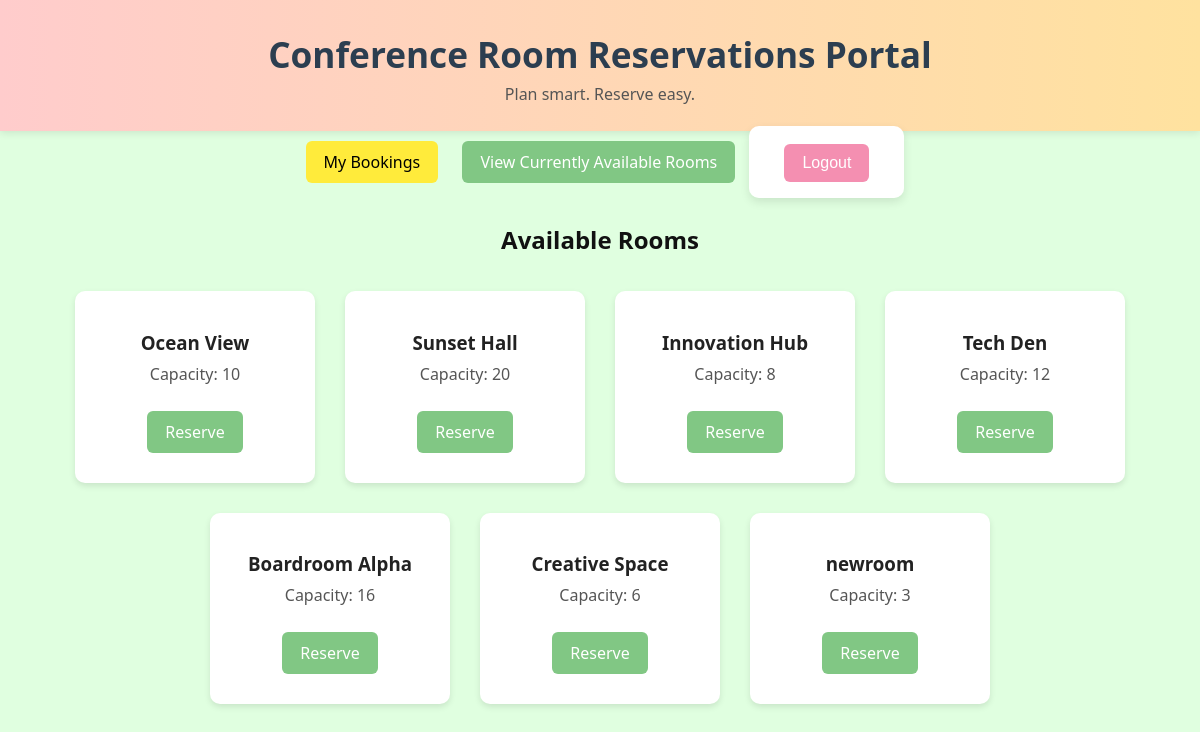
The app's page /available_rooms/ (signed in) with its own data.
### reservations/models.py (models this page shows, shortened)
class Room(models.Model):
    name = models.CharField(max_length=100)
    capacity = models.IntegerField()
    location = models.CharField(max_length=100)
    is_available = models.BooleanField(default=True)

### reservations/views.py (the view)
# urls.py: path('available_rooms/', views.available_rooms, name='available_rooms'),
@login_required
def available_rooms(request):
    rooms = Room.objects.all()
    return render(request, 'reservations/available_rooms.html', {'rooms': rooms})

### reservations/templates/reservations/available_rooms.html (shortened to what this page needs)
{% load static %}
<!DOCTYPE html>
<html>
<head>
    <link rel="stylesheet" href="{% static 'css/style.css' %}">
</head>
<body>
    <header>
        <h1>Conference Room Reservations Portal</h1>
        <p>Plan smart. Reserve easy.</p>
    </header>
    <div>
        <a class="btn btn-yellow" href="{% url 'my_reservations' %}">My Bookings</a>
        <a class="btn btn-green" href="{% url 'available_rooms' %}">View Currently Available Rooms</a>
        {% if user.is_authenticated %}
            <form method="post" action="{% url 'logout' %}" style="display:inline;">
                <button type="submit" class="btn btn-pink">Logout</button>
            </form>
        {% endif %}
    </div>
    <h2 class="section-title">Available Rooms</h2>
    <div class="room-card-container">
        {% for room in rooms %}
            <div class="room-card">
                <h3>{{ room.name }}</h3>
                <p>Capacity: {{ room.capacity }}</p>
                {% if user.is_authenticated %}
                    <a class="btn btn-green" href="{% url 'confirm_booking' room.id %}">Reserve</a>
                {% else %}
                    <a class="btn btn-green" href="{% url 'login' %}?next={% url 'confirm_booking' room.id %}">Reserve</a>
                {% endif %}
            </div>
        {% empty %}
            <p>No rooms available at the moment.</p>
        {% endfor %}
    </div>
</body>
</html>

### reservations/static/css/style.css (style rules this page uses)
body { font-family: 'Segoe UI', sans-serif; background-color: #e0ffe0; margin: 0; padding: 0; text-align: center; }
header { background: linear-gradient(to right, #ffcccc, #ffe29f); padding: 30px 0 10px 0; color: #2c3e50; box-shadow: 0 2px 8px rgba(0, 0, 0, 0.1); }
header h1 { margin: 0; font-size: 2.2em; font-weight: bold; }
header p { margin-top: 5px; color: #555; }
.btn { display: inline-block; margin: 10px; padding: 10px 18px; border: none; border-radius: 6px; font-size: 16px; cursor: pointer; font-weight: 500; text-decoration: none; }
.btn-pink { background-color: #f48fb1; color: white; }
.btn-yellow { background-color: #ffeb3b; color: #000; }
.btn-green { background-color: #81c784; color: white; }
.room-card-container { display: flex; flex-wrap: wrap; justify-content: center; margin: 20px auto; max-width: 1200px; }
.room-card { background-color: white; border-radius: 10px; padding: 20px; margin: 15px; width: 200px; box-shadow: 0 3px 6px rgba(0,0,0,0.1); transition: transform 0.2s ease; }
.room-card h3 { margin-bottom: 8px; color: #222; }
.room-card p { margin-top: 0; color: #555; }
.section-title { margin-top: 30px; font-size: 24px; font-weight: bold; color: #111; }
form { background-color: white; padding: 25px; border-radius: 10px; max-width: 400px; margin: 30px auto; box-shadow: 0 4px 10px rgba(0,0,0,0.1); }
form button { background-color: #81c784; color: white; padding: 10px 18px; border: none; border-radius: 6px; cursor: pointer; }

### records on screen
Room: name "Ocean View", capacity "10"
Room: name "Sunset Hall", capacity "20"
Room: name "Innovation Hub", capacity "8"
Room: name "Tech Den", capacity "12"
Room: name "Boardroom Alpha", capacity "16"
Room: name "Creative Space", capacity "6"
Room: name "newroom", capacity "3"
